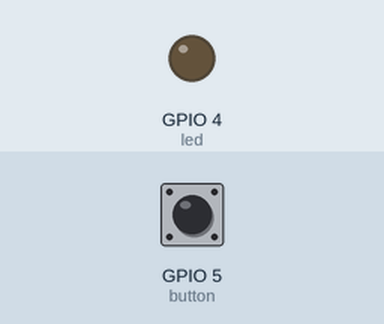
The sketch below on a simulated ESP8266 (NodeMCU). Parts: output pins drawn as LEDs (lit = HIGH). The test bench sets the inputs (shaded band); at power-on: GPIO 5 (button) HIGH. WiFi joins after 1.5 s; servers stay silent unless stated; the local clock reads 2024-03-15 10:24:30 at power-on unless the sketch sets it; what the sketch prints to the serial monitor is not drawn.

Above: at 3.4 s.
3.5 s: GPIO 5 (button) pulled LOW for 0.15 s
At 3.65 s:
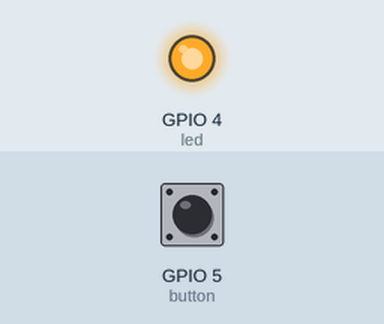
5.3 s: GPIO 5 (button) pulled LOW for 3.2 s
At 9.9 s:
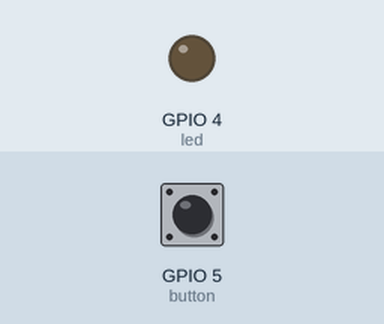
Timing chart, 0 to 11.4 s (numbered marks = the images above; inputs shaded):
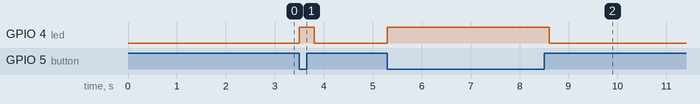

The sketch:

esptelegrambot.ino
```cpp
#include <ESP8266WiFi.h>
#include <WiFiClientSecure.h>
#include <UniversalTelegramBot.h>

const char* ssid = "ssid";
const char* password = "pass";

#define BOTtoken "5651849401:AAEdhpyEUdbYx8Wx9pxgJvFJBHEIwQAq2"
#define CHAT_ID "10934932"

int button = 5;
int led = 4;

X509List cert(TELEGRAM_CERTIFICATE_ROOT);
WiFiClientSecure client;
UniversalTelegramBot bot(BOTtoken, client);

void setup() {
  // put your setup code here, to run once:
  Serial.begin(115200);
  configTime(0, 0, "pool.ntp.org");      // get UTC time via NTP
  client.setTrustAnchors(&cert); // Add root certificate for api.telegram.org

  pinMode(button, INPUT_PULLUP);
  pinMode(led, OUTPUT);

  WiFi.mode(WIFI_STA);
  WiFi.begin(ssid, password);

  int a = 0;
  while (WiFi.status() != WL_CONNECTED) {
    Serial.print(".");
    bot.sendMessage(CHAT_ID, ".", "");
    delay(500);
    a++;
  }

  bot.sendMessage(CHAT_ID, "Wifi Connected", "");
  bot.sendMessage(CHAT_ID, "System started", "");

}

void loop() {
    int state = digitalRead(button);
  if (state == 0){
    digitalWrite(led, HIGH);

  bot.sendMessage(CHAT_ID, "Emergency Detected!", "");
  }
  else{
    digitalWrite(led, LOW);
  }
}
```

Measured:
- after the input at 3.5 s, GPIO 4 (led): LOW → HIGH at once, → LOW 0.30 s later
- after the input at 5.3 s, GPIO 4 (led): LOW → HIGH at once, → LOW 3.3 s later
